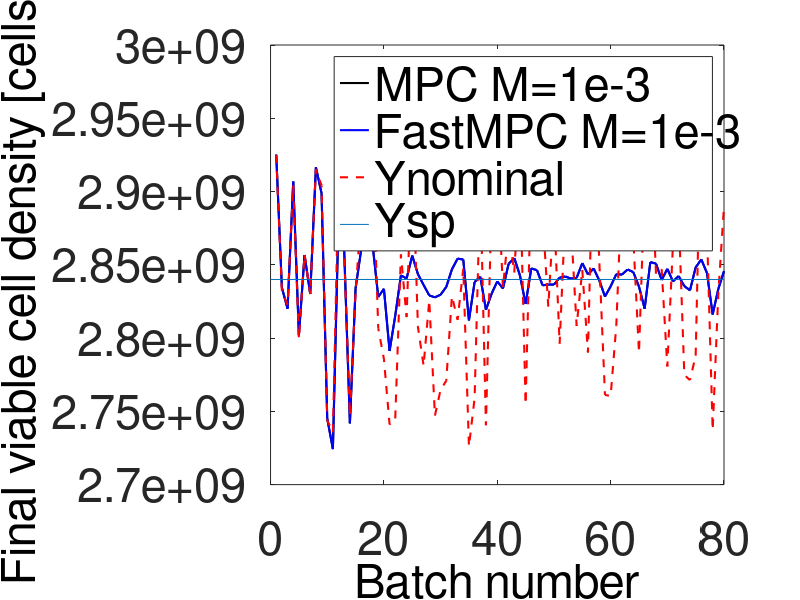
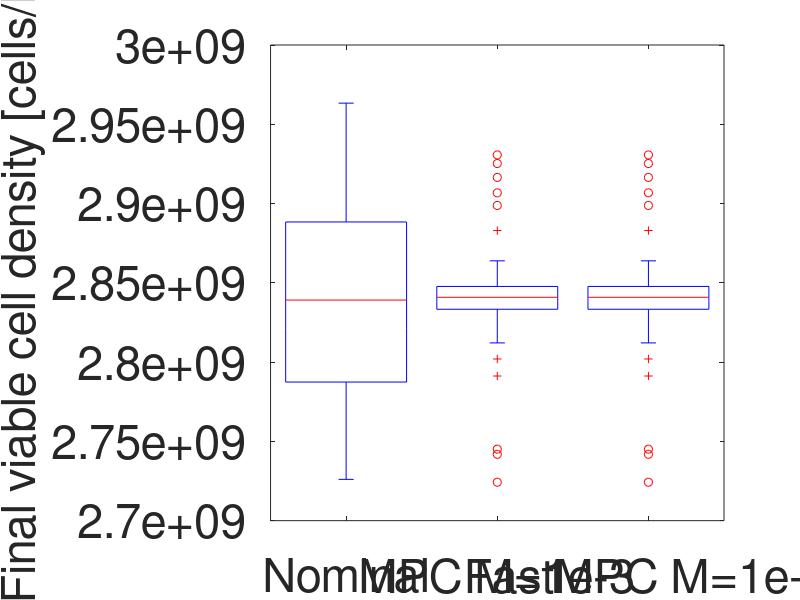

The MATLAB script that drew these images, in order:
%% plot_results.m
% Function plot results of MPC
% For indpensim_run.m from Stephen Goldrick September 2014
% Copyright Carlos Alberto Duran Villalobos August 2017 - University of Manchester.
% Last modified: March , 2021

% IndPenSim and sub-routines are Copyright (c) Newcastle University, University of Manchester and Perceptive Engineering.
% Please reference  "The Development of an Industrial Scale Fed-Batch
% Fermentation Simulation", Stepen Goldrick, Andrei Stefen, David Lovett, Gary Montague, Barry Lennox, Submitted to the Journal of Biotechnology % September  2014

%% close all past data and load libraries
close all
clc
clear all
addpath('Results')

load('nominal_batches.mat');
rep_names = fieldnames(nominal); %get the names of the replicates
y_nom = nominal.(char(rep_names(1))).Y;

load('MPC_1e-3.mat');
y_mpc1 = MPC.(char(rep_names(1))).output;
load('FastMPC_1e-3.mat');
y_mpc2 = Fast_MPC.(char(rep_names(1))).output;


figure(1)
plot(y_mpc1,'black','linewidth',1.5);
hold on;
plot(y_mpc2,'blue','linewidth',1.5);
% plot(y_mpc4,'green','linewidth',1.5);
% plot(y_mpc5,'magenta','linewidth',1.5);
set(get(gca,'YLabel'),'String','Final viable cell density [cells/L]','fontsize',20)
set(get(gca,'XLabel'),'String','Batch number','fontsize',20)
plot(y_nom,'--red','linewidth',1.5);
x=[0 80];
y=[2.84e9 2.84e9];
line(x,y);
legend('MPC M=1e-3','FastMPC M=1e-3','Ynominal','Ysp');
set(findall(gcf,'-property','FontSize'),'FontSize',34)


figure(2)
boxes=[y_nom, y_mpc1 , y_mpc2] ;
boxplot(boxes);
hold on; 
ylabel('Final viable cell density [cells/L]')
xticklabels({'Nominal','MPC M=1e-3','FastMPC M=1e-3'})
%legend('ODE generated','ODE + measure noise','Soft sensor')
set(findall(gcf,'-property','FontSize'),'FontSize',34)
